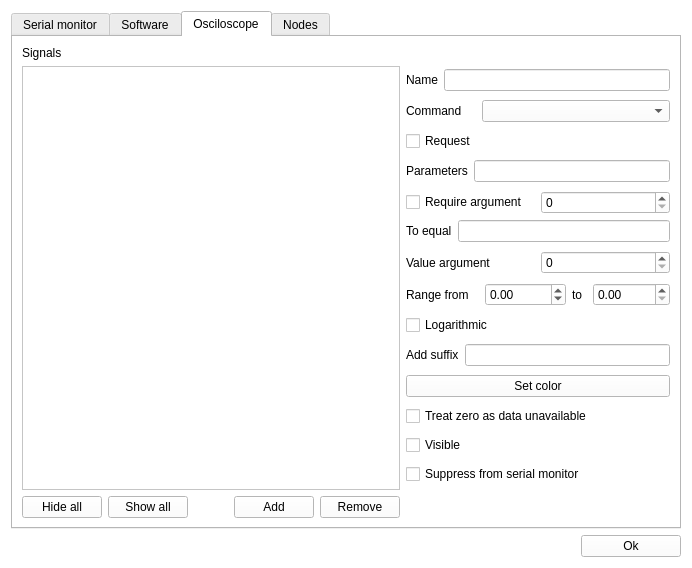
<?xml version="1.0" encoding="UTF-8"?>
<ui version="4.0">
 <class>Form</class>
 <widget class="QWidget" name="Form">
  <property name="geometry">
   <rect>
    <x>0</x>
    <y>0</y>
    <width>692</width>
    <height>568</height>
   </rect>
  </property>
  <property name="palette">
   <palette>
    <active>
     <colorrole role="WindowText">
      <brush brushstyle="SolidPattern">
       <color alpha="255">
        <red>0</red>
        <green>0</green>
        <blue>0</blue>
       </color>
      </brush>
     </colorrole>
     <colorrole role="Button">
      <brush brushstyle="SolidPattern">
       <color alpha="255">
        <red>255</red>
        <green>255</green>
        <blue>255</blue>
       </color>
      </brush>
     </colorrole>
     <colorrole role="Text">
      <brush brushstyle="SolidPattern">
       <color alpha="255">
        <red>0</red>
        <green>0</green>
        <blue>0</blue>
       </color>
      </brush>
     </colorrole>
     <colorrole role="ButtonText">
      <brush brushstyle="SolidPattern">
       <color alpha="255">
        <red>0</red>
        <green>0</green>
        <blue>0</blue>
       </color>
      </brush>
     </colorrole>
     <colorrole role="Base">
      <brush brushstyle="SolidPattern">
       <color alpha="255">
        <red>255</red>
        <green>255</green>
        <blue>255</blue>
       </color>
      </brush>
     </colorrole>
     <colorrole role="Window">
      <brush brushstyle="SolidPattern">
       <color alpha="255">
        <red>255</red>
        <green>255</green>
        <blue>255</blue>
       </color>
      </brush>
     </colorrole>
     <colorrole role="PlaceholderText">
      <brush brushstyle="SolidPattern">
       <color alpha="128">
        <red>0</red>
        <green>0</green>
        <blue>0</blue>
       </color>
      </brush>
     </colorrole>
    </active>
    <inactive>
     <colorrole role="WindowText">
      <brush brushstyle="SolidPattern">
       <color alpha="255">
        <red>0</red>
        <green>0</green>
        <blue>0</blue>
       </color>
      </brush>
     </colorrole>
     <colorrole role="Button">
      <brush brushstyle="SolidPattern">
       <color alpha="255">
        <red>255</red>
        <green>255</green>
        <blue>255</blue>
       </color>
      </brush>
     </colorrole>
     <colorrole role="Text">
      <brush brushstyle="SolidPattern">
       <color alpha="255">
        <red>0</red>
        <green>0</green>
        <blue>0</blue>
       </color>
      </brush>
     </colorrole>
     <colorrole role="ButtonText">
      <brush brushstyle="SolidPattern">
       <color alpha="255">
        <red>0</red>
        <green>0</green>
        <blue>0</blue>
       </color>
      </brush>
     </colorrole>
     <colorrole role="Base">
      <brush brushstyle="SolidPattern">
       <color alpha="255">
        <red>255</red>
        <green>255</green>
        <blue>255</blue>
       </color>
      </brush>
     </colorrole>
     <colorrole role="Window">
      <brush brushstyle="SolidPattern">
       <color alpha="255">
        <red>255</red>
        <green>255</green>
        <blue>255</blue>
       </color>
      </brush>
     </colorrole>
     <colorrole role="PlaceholderText">
      <brush brushstyle="SolidPattern">
       <color alpha="128">
        <red>0</red>
        <green>0</green>
        <blue>0</blue>
       </color>
      </brush>
     </colorrole>
    </inactive>
    <disabled>
     <colorrole role="WindowText">
      <brush brushstyle="SolidPattern">
       <color alpha="255">
        <red>0</red>
        <green>0</green>
        <blue>0</blue>
       </color>
      </brush>
     </colorrole>
     <colorrole role="Button">
      <brush brushstyle="SolidPattern">
       <color alpha="255">
        <red>255</red>
        <green>255</green>
        <blue>255</blue>
       </color>
      </brush>
     </colorrole>
     <colorrole role="Text">
      <brush brushstyle="SolidPattern">
       <color alpha="255">
        <red>0</red>
        <green>0</green>
        <blue>0</blue>
       </color>
      </brush>
     </colorrole>
     <colorrole role="ButtonText">
      <brush brushstyle="SolidPattern">
       <color alpha="255">
        <red>0</red>
        <green>0</green>
        <blue>0</blue>
       </color>
      </brush>
     </colorrole>
     <colorrole role="Base">
      <brush brushstyle="SolidPattern">
       <color alpha="255">
        <red>255</red>
        <green>255</green>
        <blue>255</blue>
       </color>
      </brush>
     </colorrole>
     <colorrole role="Window">
      <brush brushstyle="SolidPattern">
       <color alpha="255">
        <red>255</red>
        <green>255</green>
        <blue>255</blue>
       </color>
      </brush>
     </colorrole>
     <colorrole role="PlaceholderText">
      <brush brushstyle="SolidPattern">
       <color alpha="128">
        <red>0</red>
        <green>0</green>
        <blue>0</blue>
       </color>
      </brush>
     </colorrole>
    </disabled>
   </palette>
  </property>
  <property name="windowTitle">
   <string>Form</string>
  </property>
  <layout class="QVBoxLayout" name="verticalLayout">
   <item>
    <widget class="QTabWidget" name="tabWidget">
     <property name="currentIndex">
      <number>2</number>
     </property>
     <widget class="QWidget" name="tabSerial">
      <attribute name="title">
       <string>Serial monitor</string>
      </attribute>
      <layout class="QVBoxLayout" name="verticalLayout_5">
       <item>
        <layout class="QHBoxLayout" name="horizontalLayout_3">
         <item>
          <widget class="QCheckBox" name="checkBoxLimitLines">
           <property name="sizePolicy">
            <sizepolicy hsizetype="Fixed" vsizetype="Fixed">
             <horstretch>0</horstretch>
             <verstretch>0</verstretch>
            </sizepolicy>
           </property>
           <property name="text">
            <string>Keep maximum of</string>
           </property>
          </widget>
         </item>
         <item>
          <widget class="QSpinBox" name="spinBoxLimitLines">
           <property name="sizePolicy">
            <sizepolicy hsizetype="Minimum" vsizetype="Fixed">
             <horstretch>0</horstretch>
             <verstretch>0</verstretch>
            </sizepolicy>
           </property>
           <property name="maximum">
            <number>10000</number>
           </property>
           <property name="value">
            <number>5000</number>
           </property>
          </widget>
         </item>
         <item>
          <widget class="QLabel" name="label_6">
           <property name="sizePolicy">
            <sizepolicy hsizetype="Fixed" vsizetype="Fixed">
             <horstretch>0</horstretch>
             <verstretch>0</verstretch>
            </sizepolicy>
           </property>
           <property name="text">
            <string>Lines</string>
           </property>
          </widget>
         </item>
         <item>
          <widget class="QCheckBox" name="checkBoxDebugCursorFollow">
           <property name="enabled">
            <bool>true</bool>
           </property>
           <property name="sizePolicy">
            <sizepolicy hsizetype="Fixed" vsizetype="Fixed">
             <horstretch>0</horstretch>
             <verstretch>0</verstretch>
            </sizepolicy>
           </property>
           <property name="text">
            <string>Cursor follow</string>
           </property>
           <property name="checked">
            <bool>true</bool>
           </property>
          </widget>
         </item>
        </layout>
       </item>
       <item>
        <widget class="QGroupBox" name="groupBox_16">
         <property name="sizePolicy">
          <sizepolicy hsizetype="Expanding" vsizetype="Expanding">
           <horstretch>0</horstretch>
           <verstretch>0</verstretch>
          </sizepolicy>
         </property>
         <property name="minimumSize">
          <size>
           <width>0</width>
           <height>140</height>
          </size>
         </property>
         <property name="maximumSize">
          <size>
           <width>16777215</width>
           <height>140</height>
          </size>
         </property>
         <property name="title">
          <string>Filter messages</string>
         </property>
         <layout class="QHBoxLayout" name="horizontalLayout_2">
          <item>
           <layout class="QVBoxLayout" name="verticalLayout_2">
            <item>
             <widget class="QCheckBox" name="checkBoxFilterCommAck">
              <property name="enabled">
               <bool>false</bool>
              </property>
              <property name="text">
               <string>Command aknowledge</string>
              </property>
             </widget>
            </item>
            <item>
             <widget class="QCheckBox" name="checkBoxFilterUSB">
              <property name="enabled">
               <bool>false</bool>
              </property>
              <property name="text">
               <string>USB Commands</string>
              </property>
              <property name="checkable">
               <bool>true</bool>
              </property>
             </widget>
            </item>
            <item>
             <widget class="QCheckBox" name="checkBoxFilterHardware">
              <property name="enabled">
               <bool>true</bool>
              </property>
              <property name="text">
               <string>Hardware messages</string>
              </property>
             </widget>
            </item>
           </layout>
          </item>
          <item>
           <layout class="QVBoxLayout" name="verticalLayout_3">
            <item>
             <widget class="QCheckBox" name="checkBoxFilterUndefined">
              <property name="enabled">
               <bool>true</bool>
              </property>
              <property name="text">
               <string>Undefined messages</string>
              </property>
             </widget>
            </item>
            <item>
             <widget class="QCheckBox" name="checkBoxFilterPriority">
              <property name="enabled">
               <bool>true</bool>
              </property>
              <property name="text">
               <string>Priority messages</string>
              </property>
             </widget>
            </item>
            <item>
             <widget class="QCheckBox" name="checkBoxFilterError">
              <property name="enabled">
               <bool>true</bool>
              </property>
              <property name="text">
               <string>Error messages</string>
              </property>
             </widget>
            </item>
            <item>
             <widget class="QCheckBox" name="checkBoxFilterOutput">
              <property name="enabled">
               <bool>false</bool>
              </property>
              <property name="text">
               <string>Output messages</string>
              </property>
             </widget>
            </item>
           </layout>
          </item>
          <item>
           <layout class="QVBoxLayout" name="verticalLayout_4">
            <item>
             <widget class="QCheckBox" name="checkBoxFilterInfoRequest">
              <property name="enabled">
               <bool>true</bool>
              </property>
              <property name="text">
               <string>Info Requests</string>
              </property>
             </widget>
            </item>
            <item>
             <widget class="QCheckBox" name="checkBoxFilterExpressionParser">
              <property name="enabled">
               <bool>true</bool>
              </property>
              <property name="text">
               <string>Expression parser</string>
              </property>
             </widget>
            </item>
            <item>
             <widget class="QCheckBox" name="checkBoxFilterDebug">
              <property name="enabled">
               <bool>true</bool>
              </property>
              <property name="text">
               <string>Debug messages</string>
              </property>
             </widget>
            </item>
            <item>
             <widget class="QCheckBox" name="checkBoxFilterInternal">
              <property name="enabled">
               <bool>true</bool>
              </property>
              <property name="text">
               <string>Internal messages</string>
              </property>
             </widget>
            </item>
           </layout>
          </item>
         </layout>
        </widget>
       </item>
       <item>
        <spacer name="verticalSpacer">
         <property name="orientation">
          <enum>Qt::Vertical</enum>
         </property>
         <property name="sizeHint" stdset="0">
          <size>
           <width>20</width>
           <height>40</height>
          </size>
         </property>
        </spacer>
       </item>
      </layout>
     </widget>
     <widget class="QWidget" name="tabSoftware">
      <attribute name="title">
       <string>Software</string>
      </attribute>
      <layout class="QVBoxLayout" name="verticalLayout_6">
       <item>
        <widget class="QGroupBox" name="groupBox_11">
         <property name="title">
          <string>Tuning scheme for tuner</string>
         </property>
         <layout class="QVBoxLayout" name="verticalLayout_7">
          <item>
           <widget class="QListWidget" name="listWidgetTuningscheme"/>
          </item>
         </layout>
        </widget>
       </item>
      </layout>
     </widget>
     <widget class="QWidget" name="tabOscilloscope">
      <attribute name="title">
       <string>Osciloscope</string>
      </attribute>
      <layout class="QVBoxLayout" name="verticalLayout_9">
       <item>
        <widget class="QLabel" name="label">
         <property name="text">
          <string>Signals</string>
         </property>
        </widget>
       </item>
       <item>
        <layout class="QGridLayout" name="gridLayout">
         <item row="0" column="1">
          <layout class="QVBoxLayout" name="verticalLayout_8">
           <item>
            <layout class="QHBoxLayout" name="horizontalLayout_4">
             <item>
              <widget class="QLabel" name="label_4">
               <property name="maximumSize">
                <size>
                 <width>40</width>
                 <height>16777215</height>
                </size>
               </property>
               <property name="text">
                <string>Name</string>
               </property>
              </widget>
             </item>
             <item>
              <widget class="QLineEdit" name="lineEditChartName"/>
             </item>
            </layout>
           </item>
           <item>
            <layout class="QHBoxLayout" name="horizontalLayout_5">
             <item>
              <widget class="QLabel" name="label_5">
               <property name="maximumSize">
                <size>
                 <width>70</width>
                 <height>16777215</height>
                </size>
               </property>
               <property name="text">
                <string>Command</string>
               </property>
              </widget>
             </item>
             <item>
              <widget class="QComboBox" name="comboBoxChartCommand">
               <property name="editable">
                <bool>false</bool>
               </property>
              </widget>
             </item>
            </layout>
           </item>
           <item>
            <widget class="QCheckBox" name="checkBoxChartRequest">
             <property name="text">
              <string>Request</string>
             </property>
            </widget>
           </item>
           <item>
            <layout class="QHBoxLayout" name="horizontalLayout_6">
             <item>
              <widget class="QLabel" name="label_7">
               <property name="maximumSize">
                <size>
                 <width>90</width>
                 <height>16777215</height>
                </size>
               </property>
               <property name="text">
                <string>Parameters</string>
               </property>
              </widget>
             </item>
             <item>
              <widget class="QLineEdit" name="lineEditChartParameters"/>
             </item>
            </layout>
           </item>
           <item>
            <layout class="QVBoxLayout" name="verticalLayout_10">
             <item>
              <layout class="QHBoxLayout" name="horizontalLayout_10">
               <item>
                <widget class="QCheckBox" name="checkBoxChartRequireArgument">
                 <property name="text">
                  <string>Require argument</string>
                 </property>
                </widget>
               </item>
               <item>
                <widget class="QSpinBox" name="spinBoxChartRequiredArgument"/>
               </item>
              </layout>
             </item>
             <item>
              <layout class="QHBoxLayout" name="horizontalLayout_12">
               <item>
                <widget class="QLabel" name="label_10">
                 <property name="text">
                  <string>To equal</string>
                 </property>
                </widget>
               </item>
               <item>
                <widget class="QLineEdit" name="lineEditChartRequiredEquals"/>
               </item>
              </layout>
             </item>
            </layout>
           </item>
           <item>
            <layout class="QHBoxLayout" name="horizontalLayout_9">
             <item>
              <widget class="QLabel" name="label_8">
               <property name="text">
                <string>Value argument</string>
               </property>
              </widget>
             </item>
             <item>
              <widget class="QSpinBox" name="spinBoxChartValueArgument"/>
             </item>
            </layout>
           </item>
           <item>
            <layout class="QHBoxLayout" name="horizontalLayout_7">
             <item>
              <widget class="QLabel" name="label_2">
               <property name="maximumSize">
                <size>
                 <width>80</width>
                 <height>16777215</height>
                </size>
               </property>
               <property name="text">
                <string>Range from</string>
               </property>
              </widget>
             </item>
             <item>
              <widget class="QDoubleSpinBox" name="doubleSpinBoxChartRangeMin">
               <property name="minimum">
                <double>-32767.000000000000000</double>
               </property>
               <property name="maximum">
                <double>65535.000000000000000</double>
               </property>
              </widget>
             </item>
             <item>
              <widget class="QLabel" name="label_3">
               <property name="maximumSize">
                <size>
                 <width>15</width>
                 <height>16777215</height>
                </size>
               </property>
               <property name="text">
                <string>to</string>
               </property>
              </widget>
             </item>
             <item>
              <widget class="QDoubleSpinBox" name="doubleSpinBoxChartRangeMax">
               <property name="decimals">
                <number>2</number>
               </property>
               <property name="maximum">
                <double>65535.000000000000000</double>
               </property>
              </widget>
             </item>
            </layout>
           </item>
           <item>
            <widget class="QCheckBox" name="checkBoxChartLogarithmic">
             <property name="text">
              <string>Logarithmic</string>
             </property>
            </widget>
           </item>
           <item>
            <layout class="QHBoxLayout" name="horizontalLayout_11">
             <item>
              <widget class="QLabel" name="label_9">
               <property name="text">
                <string>Add suffix</string>
               </property>
              </widget>
             </item>
             <item>
              <widget class="QLineEdit" name="lineEditChartSuffix"/>
             </item>
            </layout>
           </item>
           <item>
            <widget class="QPushButton" name="pushButtonChartSetColor">
             <property name="text">
              <string>Set color</string>
             </property>
            </widget>
           </item>
           <item>
            <widget class="QCheckBox" name="checkBoxZeroIsUnavailable">
             <property name="text">
              <string>Treat zero as data unavailable</string>
             </property>
            </widget>
           </item>
           <item>
            <widget class="QCheckBox" name="checkBoxChartVisible">
             <property name="text">
              <string>Visible</string>
             </property>
            </widget>
           </item>
           <item>
            <widget class="QCheckBox" name="checkBoxChartSuppressFromSerial">
             <property name="text">
              <string>Suppress from serial monitor</string>
             </property>
            </widget>
           </item>
          </layout>
         </item>
         <item row="0" column="0">
          <widget class="QListWidget" name="listWidgetCharts"/>
         </item>
         <item row="1" column="0">
          <layout class="QHBoxLayout" name="horizontalLayout_8">
           <item>
            <widget class="QPushButton" name="pushButtonHideAll">
             <property name="text">
              <string>Hide all</string>
             </property>
            </widget>
           </item>
           <item>
            <widget class="QPushButton" name="pushButtonShowAll">
             <property name="text">
              <string>Show all</string>
             </property>
            </widget>
           </item>
           <item>
            <spacer name="horizontalSpacer_2">
             <property name="orientation">
              <enum>Qt::Horizontal</enum>
             </property>
             <property name="sizeHint" stdset="0">
              <size>
               <width>40</width>
               <height>20</height>
              </size>
             </property>
            </spacer>
           </item>
           <item>
            <widget class="QPushButton" name="pushButtonAdd">
             <property name="text">
              <string>Add</string>
             </property>
            </widget>
           </item>
           <item>
            <widget class="QPushButton" name="pushButtonRemove">
             <property name="text">
              <string>Remove</string>
             </property>
            </widget>
           </item>
          </layout>
         </item>
        </layout>
       </item>
      </layout>
     </widget>
     <widget class="QWidget" name="tabNodes">
      <attribute name="title">
       <string>Nodes</string>
      </attribute>
     </widget>
    </widget>
   </item>
   <item>
    <layout class="QHBoxLayout" name="horizontalLayout">
     <item>
      <spacer name="horizontalSpacer">
       <property name="orientation">
        <enum>Qt::Horizontal</enum>
       </property>
       <property name="sizeHint" stdset="0">
        <size>
         <width>40</width>
         <height>20</height>
        </size>
       </property>
      </spacer>
     </item>
     <item>
      <widget class="QPushButton" name="pushButtonOk">
       <property name="minimumSize">
        <size>
         <width>100</width>
         <height>0</height>
        </size>
       </property>
       <property name="maximumSize">
        <size>
         <width>100</width>
         <height>16777215</height>
        </size>
       </property>
       <property name="text">
        <string>Ok</string>
       </property>
      </widget>
     </item>
    </layout>
   </item>
  </layout>
 </widget>
 <resources/>
 <connections/>
</ui>
